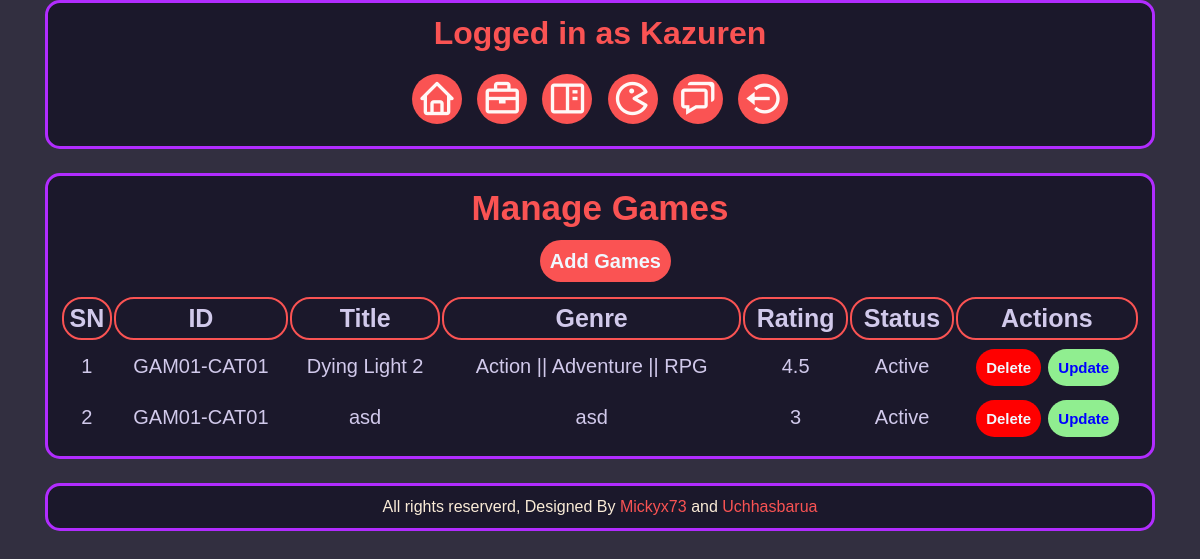
The app's page /admin/manage-games.php (signed in) with its own data.
### tables this page shows
CREATE TABLE `games` (
  `serial` int(11) NOT NULL,
  `id` varchar(100) NOT NULL,
  `title` varchar(100) NOT NULL,
  `genre` varchar(100) NOT NULL,
  `rating` float NOT NULL,
  `image` int(11) NOT NULL,
  `Status` varchar(100) NOT NULL
);

### admin/functions.php (called while the page is built, shortened)
<?php
function check_login($con)
{
	if(isset($_SESSION['user_id']))
	{
		$id = $_SESSION['user_id'];
		$query = "select * from login where id = '$id' limit 1";
		$result = mysqli_query($con,$query);
		if($result && mysqli_num_rows($result) > 0)
		{
			$user_data = mysqli_fetch_assoc($result);
			return $user_data;
		}
	}
	die;
}

### admin/manage-games.php (the view, shortened to what this page needs)
<?php
include("connection.php");
include("functions.php");
$user_data = check_login($con);
?>
<html>
<head>
    <link href="https://unpkg.com/boxicons@2.1.2/css/boxicons.min.css" rel="stylesheet" />
    <link rel="stylesheet" href="https://cdn.jsdelivr.net/npm/@fortawesome/fontawesome-free@6.1.2/css/fontawesome.min.css" />
    <link rel="stylesheet" href="../css/admin.css">
</head>
<body>
    <div class="menu text-align-center">
        <div class="wrapper container">
            <div class="Loggedin">
                <h1>Logged in as <?php echo $user_data['username']; ?></h1>
            </div>
            <ul>
                <li><a href="index.php"><i class="bx bx-home"></i></a></li>
                <li><a href="manage-admin.php"><i class='bx bx-briefcase'></i></a></li>
                <li><a href="manage-catagory.php"><i class='bx bx-book-content'></i></a></li>
                <li><a href="manage-games.php"><i class='bx bx-game'></i></a></li>
                <li><a href="requests.php"><i class='bx bx-chat'></i></a></li>
                <li><a href="logout.php"><i class='bx bx-log-out-circle'></i></a></li>
            </ul>
        </div>
    </div>
    <div class="main-content">
        <div class="wrapper container text-align-center">
            <h1><strong>Manage Games</strong></h1>
            <a href="add-game.php" class="btn-primary red">Add Games</a>
            <table class="tbl-full text-align-center">
                <tr>
                    <th>SN</th>
                    <th>ID</th>
                    <th>Title</th>
                    <th>Genre</th>
                    <th>Rating</th>
                    <th>Status</th>
                    <th>Actions</th>
                </tr>
                <?php
                $sql = "SELECT * FROM games";
                $res = mysqli_query($con, $sql);
                if ($res == TRUE) {
                    $rows = mysqli_num_rows($res);
                    $sn = 1;
                    if ($rows > 0) {
                        while ($rows = mysqli_fetch_assoc($res)) {
                            $id = $rows['serial'];
                            $gamid = $rows['id'];
                            $title = $rows['title'];
                            $genre = $rows['genre'];
                            $rating = $rows['rating'];
                            $status = $rows['Status'];
                ?>
                            <tr>
                                <td><?php echo $sn++; ?></td>
                                <td><?php echo $gamid; ?></td>
                                <td><?php echo $title; ?></td>
                                <td><?php echo $genre; ?></td>
                                <td><?php echo $rating; ?></td>
                                <td><?php echo $status; ?></td>
                                <td>
                                    <a href="<?php siteurl; ?>delete-catagory.php <?php echo $id; ?>" class="btn-primary del">Delete</a>
                                    <a href="#" class="btn-primary gre">Update</a>
                                </td>
                            </tr>
                <?php
                        }
                    } else {
                    }
                } else {
                }
                ?>
            </table>
        </div>
    </div>
    <div class="footer">
        <div class="wrapper container text-align-center">
            <p>All rights reserverd, Designed By <a href="https://github.com/Mickyx73">Mickyx73</a> and <a href="https://github.com/uchhasbarua">Uchhasbarua</a> </p>
        </div>
    </div>
</body>
</html>

### css/admin.css (style rules this page uses)
* { margin: 0; padding: 0; font-family: Arial, Helvetica, sans-serif; }
body { background-color: #322f40; }
.text-align-center { text-align: center; }
.wrapper { border: 1px solid black; padding: 1%; width: 80%; margin: 0 auto; }
.wrapper h1 { margin-bottom: 2%; }
.container { width: 90%; border: 3px solid #b12cff; background-color: #1b182b; margin: 0 auto; padding: 1%; border-radius: 15px; margin-bottom: 2%; }
.menu ul { list-style: none; margin-top: 1%; margin-bottom: 1%; vertical-align: middle; }
.loggedin h1 { color: #fa5353; }
.menu ul li { display: inline; padding: 0.5%; }
.menu ul li a { color: rgb(255, 248, 247); text-decoration: none; }
.menu ul li a i { font-size: 40px; background-color: #fa5353; border-radius: 50%; padding: 5px; }
.main-content strong { color: #fa5353; font-size: 35px; }
.tbl-full { width: 100%; color: #d1c9eb; margin-top: 2%; }
table tr th { border: 2px solid #fa5353; font-size: 25px; margin-top: 2%; padding: 0.5%; text-align: center; border-radius: 20px; }
table tr td { font-size: 20px; padding: 1.2%; }
.main-content table tr { margin: 10px; }
.btn-primary { color: aliceblue; cursor: pointer; margin-left: 1%; padding: 1%; border: none; border-radius: 25px; font-weight: bold; padding: 10px; margin-bottom: 1%; text-decoration: none; }
.red { background-color: #fa5353; font-size: 20px; }
.del { background-color: red; font-size: 15px; }
.gre { background-color: lightgreen; font-size: 15px; color: blue; }
.footer p { color: antiquewhite; }
.footer { width: 100%; }
.footer a { text-decoration: none; color: #fa5353; }

### records on screen
games: id "GAM01-CAT01", title "Dying Light 2", genre "Action || Adventure || RPG", rating "4.5", Status "Active"
games: id "GAM01-CAT01", title "asd", genre "asd", rating "3", Status "Active"

### other values on screen
$user_data['username'] "Kazuren"
